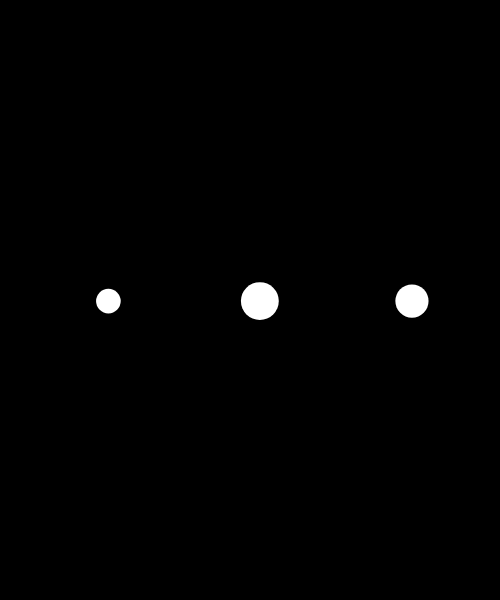
Frame 1 (no input)
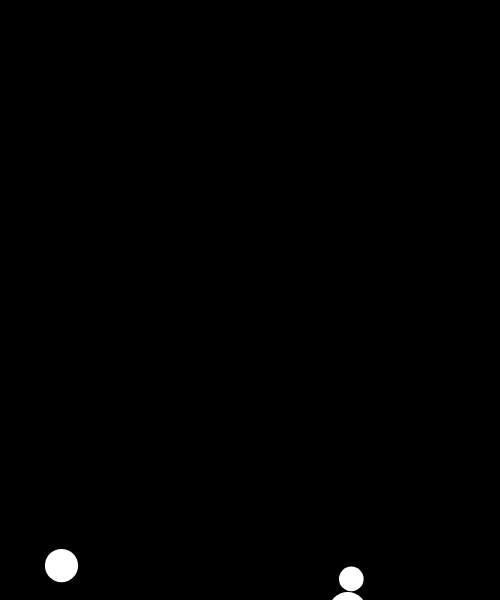
Frame 60 (no input)
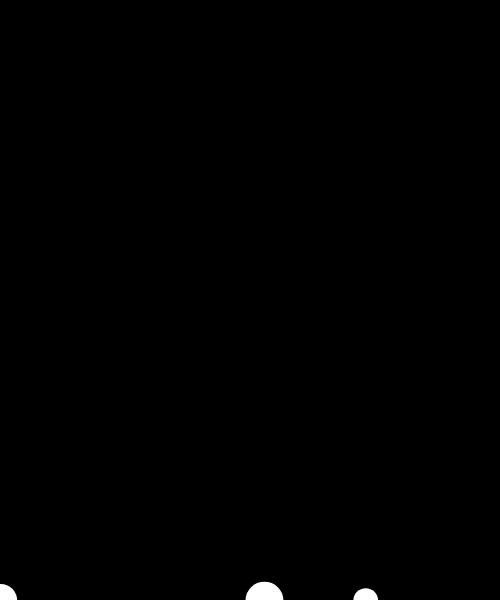
Frame 120 (the mouse pressed at the canvas centre since frame 60)

The p5.js sketch that drew these frames (run headless with seeded random() and noise() and a simulated clock; from frame 60 on, the mouse is pressed at the canvas centre):

// p5.js sketch
// ── sketch.js
var GRAVITY_MAGNITUDE = 1;
var FRICTION_MAGNITUDE = 0.1;
var particles = [];


function setup() {
  createCanvas(500, 600);
  background(0);

  particles.push(new Particle(100, height / 2));
  particles.push(new Particle(250, height / 2));
  particles.push(new Particle(400, height / 2));
}


function draw() {
  background(0);

  for (var i = 0; i < particles.length; i++) {
    var p = particles[i];
    
    p.checkBoundaries(); // check out this function in Particle.js!
    
    //var wind = createVector(random(0.1,1), 0);
    //p.applyForce(wind);
    
    var gravity = createVector(0, GRAVITY_MAGNITUDE * p.mass);
    p.applyForce(gravity);
    
    var friction = p5.Vector.mult(p.vel, -1);
    //friction.normalize();
    friction.mult(FRICTION_MAGNITUDE);
    p.applyForce(friction);
    
    p.update();
    p.display();
  }
}
// ── Particle.js
"use strict";

class Particle {
  constructor(x, y) {
    this.pos = createVector(x, y);
    this.vel = createVector(random(-20,20), 0.1);
    this.acc = createVector(0, 0);
    this.dia = 5;
    this.mass = random(1,20); // mass is added here!
  }
  applyForce(f) {
    f.div(this.mass);
    this.acc.add(f);
  }
  update() {
    this.vel.add(this.acc); // vel = vel + acc;
    this.pos.add(this.vel); // pos = pos + vel;
    this.acc.mult(0); // acceleration has to be reset after being applied! ***
  }
  display() {
    push();
    translate(this.pos.x, this.pos.y);
    noStroke();
    fill(255);
    ellipse(0, 0, this.dia*this.mass, this.dia*this.mass);
    pop();
  }
  checkBoundaries() {
    // x
    if (this.pos.x < 0) {
      this.pos.x = 0;
      this.vel.x = -this.vel.x;
      this.vel.mult(1.5); // ***
    } else if (this.pos.x > width) {
      this.pos.x = width;
      this.vel.x = -this.vel.x;
      this.vel.mult(1.5); // ***
    }
    // y
    if (this.pos.y < 0) {
      this.pos.y = 0;
      this.vel.y = -this.vel.y;
      this.vel.mult(0.7); // ***
    } else if (this.pos.y > height) {
      this.pos.y = height;
      this.vel.y = -this.vel.y;
      this.vel.mult(0.7); // ***
    }
  }
}
